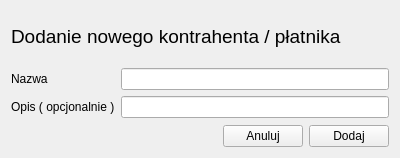
<?xml version="1.0" encoding="UTF-8"?>
<ui version="4.0">
 <class>NewPayeeWindow</class>
 <widget class="QWidget" name="NewPayeeWindow">
  <property name="geometry">
   <rect>
    <x>0</x>
    <y>0</y>
    <width>400</width>
    <height>158</height>
   </rect>
  </property>
  <property name="windowTitle">
   <string>Form</string>
  </property>
  <layout class="QVBoxLayout" name="verticalLayout">
   <item>
    <widget class="QLabel" name="label">
     <property name="font">
      <font>
       <pointsize>14</pointsize>
      </font>
     </property>
     <property name="text">
      <string>Dodanie nowego kontrahenta / płatnika</string>
     </property>
    </widget>
   </item>
   <item>
    <layout class="QFormLayout" name="formLayout">
     <item row="0" column="0">
      <widget class="QLabel" name="label_2">
       <property name="text">
        <string>Nazwa</string>
       </property>
      </widget>
     </item>
     <item row="1" column="0">
      <widget class="QLabel" name="label_3">
       <property name="text">
        <string>Opis ( opcjonalnie )</string>
       </property>
      </widget>
     </item>
     <item row="0" column="1">
      <widget class="QLineEdit" name="lineEdit_name"/>
     </item>
     <item row="1" column="1">
      <widget class="QLineEdit" name="lineEdit_description"/>
     </item>
    </layout>
   </item>
   <item>
    <layout class="QHBoxLayout" name="horizontalLayout">
     <item>
      <spacer name="horizontalSpacer">
       <property name="orientation">
        <enum>Qt::Horizontal</enum>
       </property>
       <property name="sizeHint" stdset="0">
        <size>
         <width>40</width>
         <height>20</height>
        </size>
       </property>
      </spacer>
     </item>
     <item>
      <widget class="QPushButton" name="pushButton_canel">
       <property name="text">
        <string>Anuluj</string>
       </property>
      </widget>
     </item>
     <item>
      <widget class="QPushButton" name="pushButton_Commit">
       <property name="text">
        <string>Dodaj</string>
       </property>
      </widget>
     </item>
    </layout>
   </item>
  </layout>
 </widget>
 <resources/>
 <connections/>
</ui>
